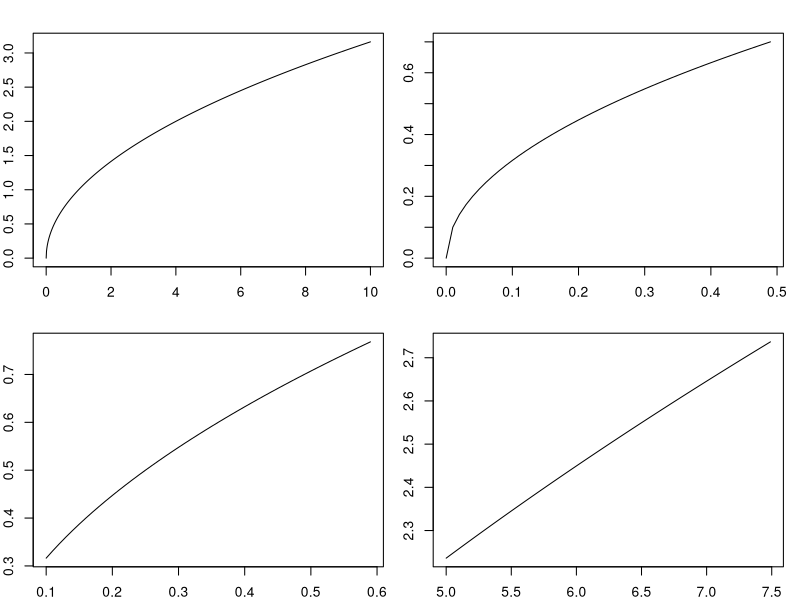
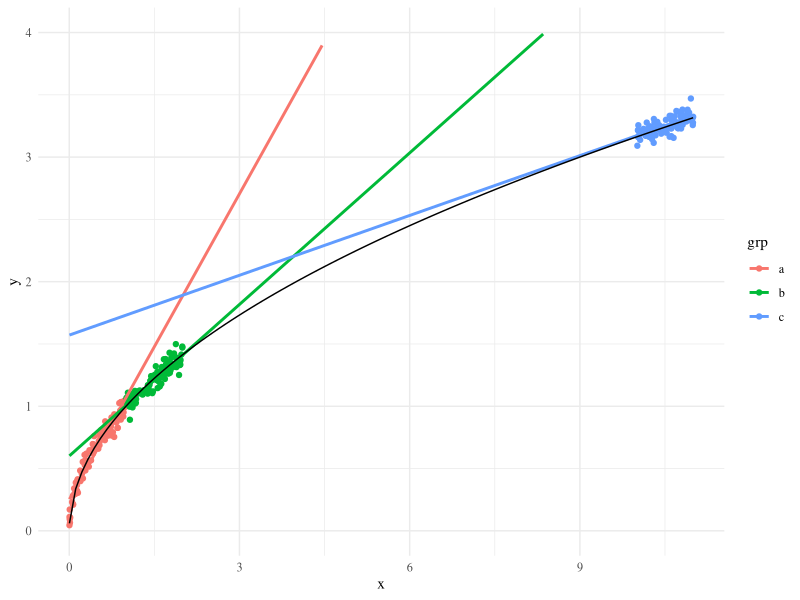
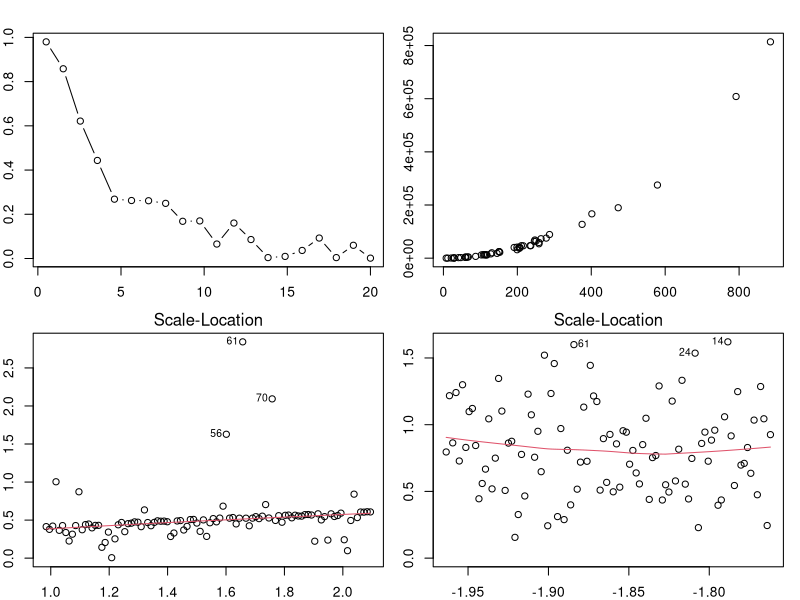

Recreate these plots in R, in order.
## ---- chunk 1
x <- seq(0,10,.01)
y <- sqrt(x)


par(mfrow = c(2,2), mar = c(2,2,2,1))

plot(x,y, type = "l"); plot(x[1:50],y[1:50], type = "l")
plot(x[10 + 1:50],y[10 + 1:50], type = "l"); plot(x[500 + 1:250],y[500 + 1:250], type = "l")

## ---- chunk 2
library(tidyverse)
theme_set(theme_minimal(base_family="Times"))
## ---- chunk 3
genY <- function(X, sig) Y = sqrt(X)+sig*rnorm(length(X))
sig=0.05; n=100
X1 = runif(n,0,1)
X2 = runif(n,1,2)
X3 = runif(n,10,11)
df = data.frame(x=c(X1,X2,X3), grp = rep(letters[1:3],each=n))
df$y = genY(df$x,sig)
ggplot(df, aes(x,y,color=grp)) + geom_point() + 
  geom_smooth(method = 'lm', fullrange=TRUE,se = FALSE) +
  ylim(0,4) + stat_function(fun=sqrt,color='black')
df %>% group_by(grp) %>% summarise(rsq = summary(lm(y~x))$r.sq)
## ---- chunk 4
  r2.0 <- function(sig){
  x <- seq(1,10,length.out = 100)        # our predictor
  y <- 2 + 1.2*x + rnorm(100,0,sd = sig) # our response; a function of x plus some random noise
  summary(lm(y ~ x))$r.squared           # print the R-squared value
}

sigmas <- seq(0.5,20,length.out = 20)
rout <- sapply(sigmas, r2.0)             # apply our function to a series of sigma values
plot(rout ~ sigmas, type="b")
## ---- chunk 5
set.seed(1)
x <- rexp(50,rate=0.005)                     # our predictor is data from an exponential distribution
y <- (x-1)^2 * runif(50, min=0.8, max=1.2)   # non-linear data generation
plot(x,y)				     # clearly non-linear

## ---- chunk 6
x <- seq(1,10,length.out = 100)
set.seed(1)
y <- 2 + 1.2*x + rnorm(100,0,sd = 0.9)
mod1 <- lm(y ~ x)
summary(mod1)$r.squared
sum((fitted(mod1) - y)^2)/100 # Mean squared error


x <- seq(1,2,length.out = 100)       # new range of x
set.seed(1)
y <- 2 + 1.2*x + rnorm(100,0,sd = 0.9)
mod1 <- lm(y ~ x)
summary(mod1)$r.squared
sum((fitted(mod1) - y)^2)/100        # Mean squared error
## ---- chunk 7
x <- seq(1,2,length.out = 100)
set.seed(1)
y <- exp(-2 - 0.09*x + rnorm(100,0,sd = 2.5))
summary(lm(y ~ x))$r.squared
plot(lm(y ~ x), which=3)

plot(lm(log(y)~x),which = 3)

summary(lm(log(y)~x))$r.squared 
